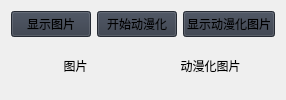
                     <widget class="QWidget" name="comic">
                      <layout class="QVBoxLayout" name="verticalLayout_23">
                       <item>
                        <layout class="QHBoxLayout" name="horizontalLayout_7">
                         <item>
                          <widget class="QPushButton" name="btn_oripic">
                           <property name="styleSheet">
                            <string notr="true">background-color: rgb(52, 59, 72);</string>
                           </property>
                           <property name="text">
                            <string>显示图片</string>
                           </property>
                          </widget>
                         </item>
                         <item>
                          <widget class="QPushButton" name="btn_start">
                           <property name="styleSheet">
                            <string notr="true">background-color: rgb(52, 59, 72);</string>
                           </property>
                           <property name="text">
                            <string>开始动漫化</string>
                           </property>
                          </widget>
                         </item>
                         <item>
                          <widget class="QPushButton" name="btn_comic">
                           <property name="styleSheet">
                            <string notr="true">background-color: rgb(52, 59, 72);</string>
                           </property>
                           <property name="text">
                            <string>显示动漫化图片</string>
                           </property>
                          </widget>
                         </item>
                        </layout>
                       </item>
                       <item>
                        <layout class="QHBoxLayout" name="horizontalLayout_8">
                         <property name="spacing">
                          <number>6</number>
                         </property>
                         <property name="topMargin">
                          <number>0</number>
                         </property>
                         <item>
                          <widget class="QLabel" name="label_oripic">
                           <property name="text">
                            <string>图片</string>
                           </property>
                           <property name="alignment">
                            <set>Qt::AlignCenter</set>
                           </property>
                          </widget>
                         </item>
                         <item>
                          <widget class="QLabel" name="label_comic">
                           <property name="text">
                            <string>动漫化图片</string>
                           </property>
                           <property name="alignment">
                            <set>Qt::AlignCenter</set>
                           </property>
                          </widget>
                         </item>
                        </layout>
                       </item>
                      </layout>
                     </widget>
